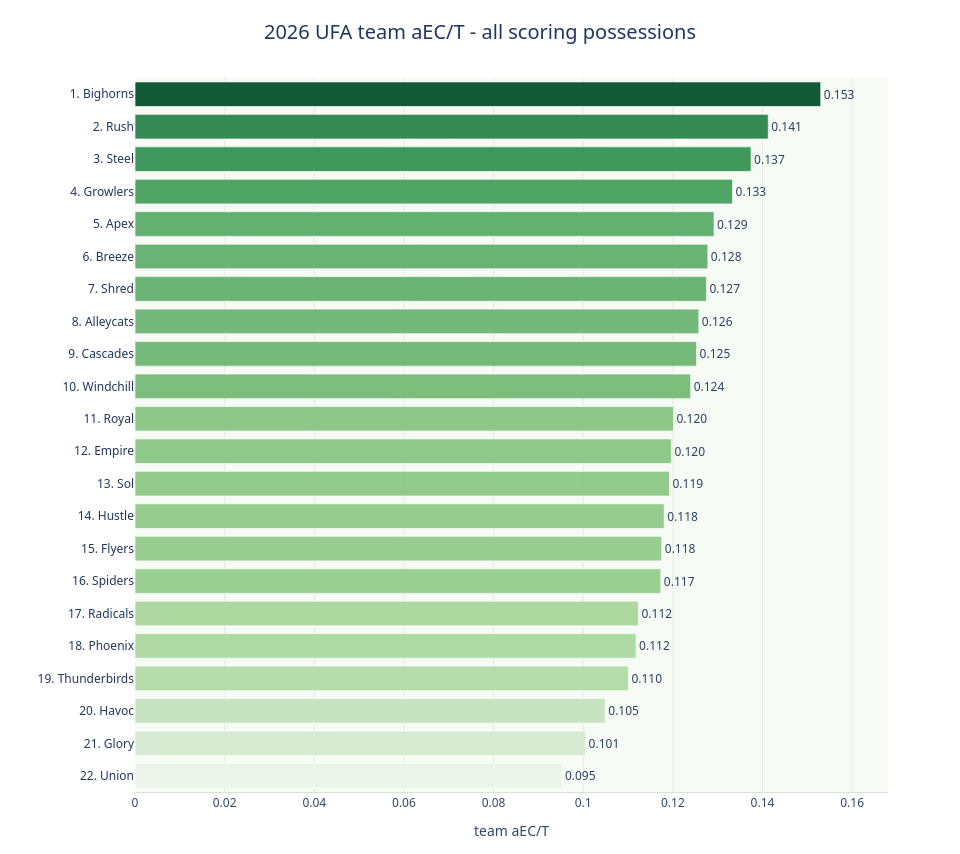

Notebook source saved alongside this figure:
### Markdown cell above
## All Scoring Possessions

This view only includes possessions that ended in goals. It answers a narrower question: when a team scores, how much aEC does that scoring possession create per throw? It should not be read as overall team aEC.

### Code cell
team_aec_t_all_scoring = summarize_team_aec_per_throw(
    league_possessions,
    min_possessions=MIN_POSSESSIONS,
)

plot_team_aec_t_leaderboard(
    team_aec_t_all_scoring,
    title=f'{SEASON} UFA team aEC/T - all scoring possessions',
)

### Figure 1 — Plotly figure (JSON) as saved in the notebook; plotly's stock layout.template omitted (floating-point values rounded to 4 significant figures; data arrays with more than 128 entries replaced by an {"elided": "..."} marker saying what was removed)
{"data": [{"cliponaxis": false, "customdata": {"elided": "22x7 float values"}, "hovertemplate": "<b>%{hovertext}</b><br><br>team aEC/T=%{marker.color}<br>Team=%{y}<br>avg_possession_aec_per_throw=%{customdata[0]:.3f}<br>median_possession_aec_per_throw=%{customdata[1]:.3f}<br>possessions=%{customdata[2]:,}<br>games=%{customdata[3]:,}<br>throws=%{customdata[4]:,}<br>huck_rate=%{customdata[5]:.1%}<br>o_line_share=%{customdata[6]:.1%}<extra></extra>", "hovertext": ["22. Union", "21. Glory", "20. Havoc", "19. Thunderbirds", "18. Phoenix", "17. Radicals", "16. Spiders", "15. Flyers", "14. Hustle", "13. Sol", "12. Empire", "11. Royal", "10. Windchill", "9. Cascades", "8. Alleycats", "7. Shred", "6. Breeze", "5. Apex", "4. Growlers", "3. Steel", "2. Rush", "1. Bighorns"], "legendgroup": "", "marker": {"color": [0.09524, 0.1005, 0.1049, 0.1101, 0.1118, 0.1123, 0.1173, 0.1175, 0.1181, 0.1192, 0.1197, 0.1201, 0.124, 0.1253, 0.1258, 0.1275, 0.1278, 0.1292, 0.1333, 0.1374, 0.1413, 0.153], "coloraxis": "coloraxis", "line": {"color": "rgba(255,255,255,0.85)", "width": 0.8}, "pattern": {"shape": ""}}, "name": "", "opacity": 0.96, "orientation": "h", "showlegend": false, "text": [0.09524, 0.1005, 0.1049, 0.1101, 0.1118, 0.1123, 0.1173, 0.1175, 0.1181, 0.1192, 0.1197, 0.1201, 0.124, 0.1253, 0.1258, 0.1275, 0.1278, 0.1292, 0.1333, 0.1374, 0.1413, 0.153], "textposition": "outside", "texttemplate": "%{x:.3f}", "type": "bar", "x": [0.09524, 0.1005, 0.1049, 0.1101, 0.1118, 0.1123, 0.1173, 0.1175, 0.1181, 0.1192, 0.1197, 0.1201, 0.124, 0.1253, 0.1258, 0.1275, 0.1278, 0.1292, 0.1333, 0.1374, 0.1413, 0.153], "xaxis": "x", "y": ["22. Union", "21. Glory", "20. Havoc", "19. Thunderbirds", "18. Phoenix", "17. Radicals", "16. Spiders", "15. Flyers", "14. Hustle", "13. Sol", "12. Empire", "11. Royal", "10. Windchill", "9. Cascades", "8. Alleycats", "7. Shred", "6. Breeze", "5. Apex", "4. Growlers", "3. Steel", "2. Rush", "1. Bighorns"], "yaxis": "y"}], "layout": {"bargap": 0.24, "barmode": "relative", "coloraxis": {"autocolorscale": false, "colorbar": {"title": {"text": "team aEC/T"}}, "colorscale": [[0, "#eaf4e8"], [0.35, "#9fd391"], [0.7, "#3f9c5a"], [1, "#09552f"]], "showscale": false}, "font": {"color": "#23395d", "family": "Segoe UI, Arial, sans-serif", "size": 12}, "height": 854, "hoverlabel": {"bgcolor": "#ffffff", "bordercolor": "#c9d8c4", "font": {"family": "Segoe UI, Arial, sans-serif", "size": 12}}, "legend": {"tracegroupgap": 0}, "margin": {"b": 62, "l": 135, "r": 72, "t": 78}, "paper_bgcolor": "#ffffff", "plot_bgcolor": "#f7fbf5", "title": {"font": {"color": "#20385f", "size": 20}, "text": "2026 UFA team aEC/T - all scoring possessions", "x": 0.5, "xanchor": "center"}, "width": 960, "xaxis": {"anchor": "y", "domain": [0, 1], "gridcolor": "#e5eee2", "linecolor": "#d7e4d2", "range": [0, 0.168], "showgrid": true, "tickfont": {"color": "#31476b"}, "title": {"font": {"color": "#31476b"}, "text": "team aEC/T"}, "zeroline": false}, "yaxis": {"anchor": "x", "domain": [0, 1], "showgrid": false, "tickfont": {"color": "#20385f"}, "ticks": "", "title": {"text": ""}}}}
